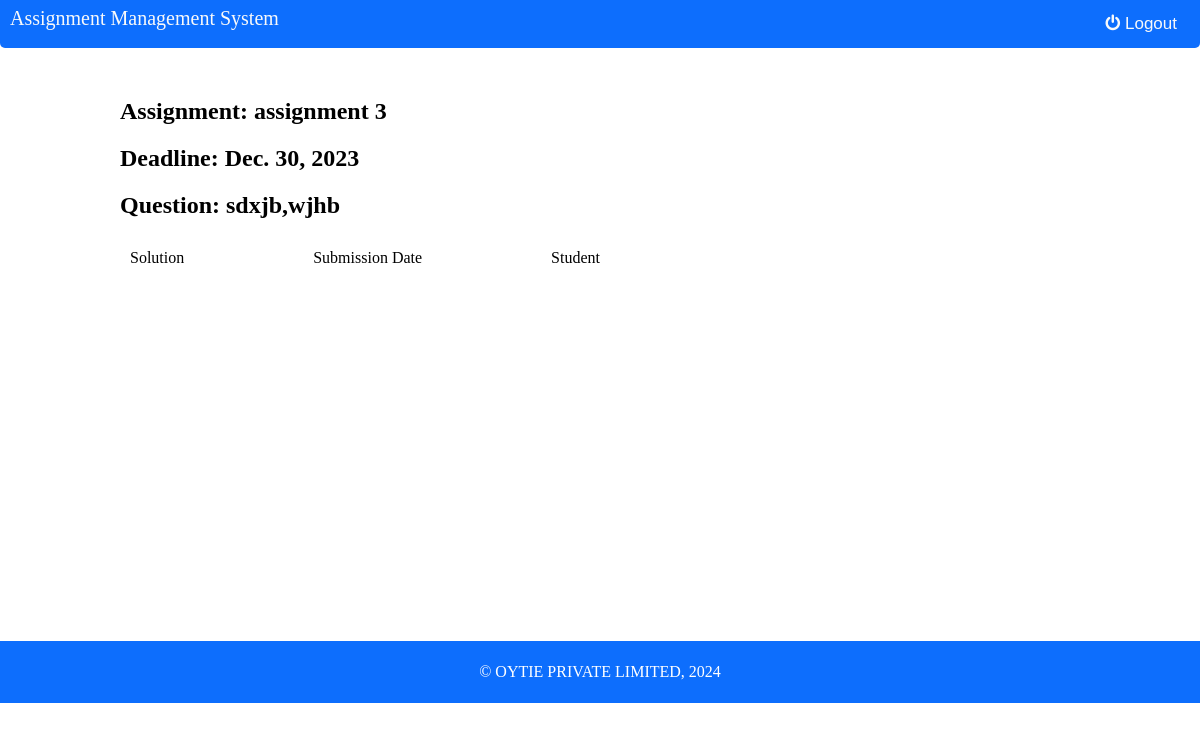
Before: /assignment_response/5 with the older database file.
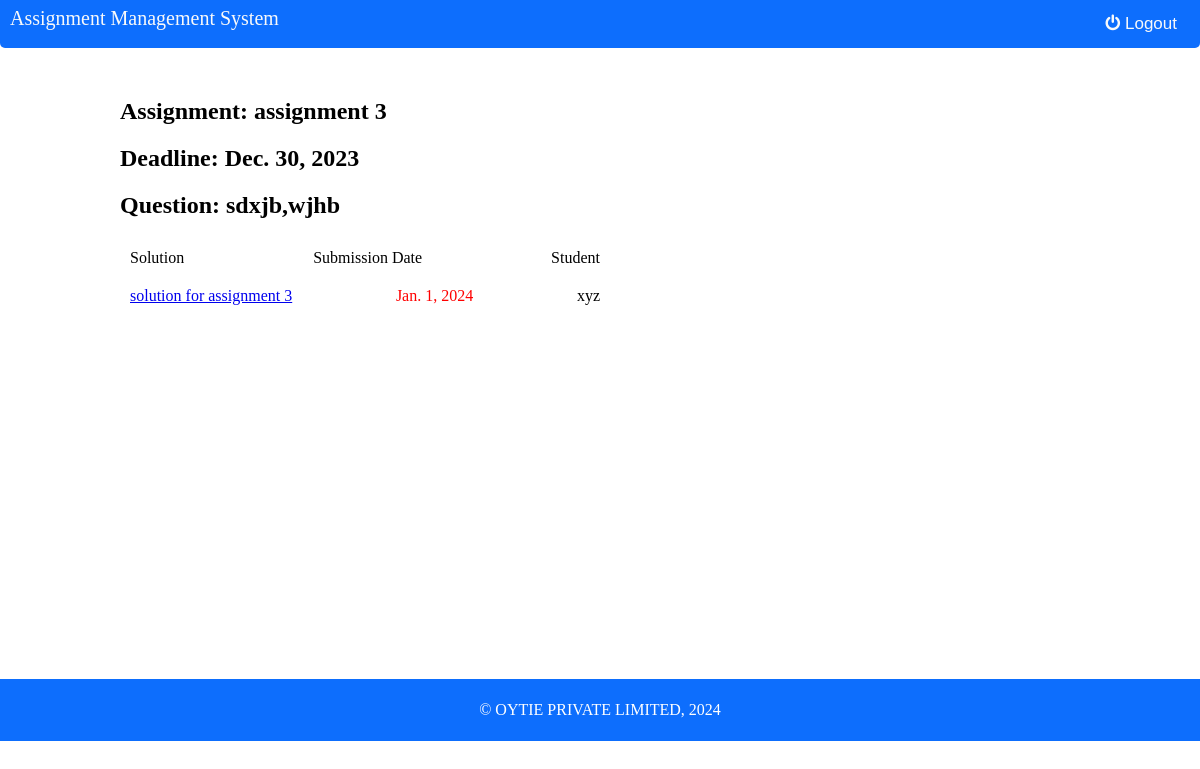
After: the same page with the newer database file.
### service/models.py (models this page shows)
class Solution(models.Model):
    stud_id=models.ForeignKey("Student", on_delete=models.CASCADE)
    assign_id=models.ForeignKey("Assignment", on_delete=models.CASCADE)
    solution=models.TextField(max_length=500)
    points=models.CharField(max_length=20,null=True)
    comment=models.CharField(max_length=80,null=True)
    submission_date=models.DateField()

class Student(models.Model):
    name=models.CharField(max_length=20)
    username=models.CharField(max_length=50)
    address=models.CharField(max_length=80)
    phone=models.CharField(max_length=20)
    email=models.EmailField(max_length = 254)
    batch=models.ForeignKey("Batch", on_delete=models.CASCADE)
    password=models.CharField(max_length=20)

### assignment_management/views.py (the view)
# urls.py: path('assignment_response/<int:id>',views.assignment_response,name="assignment_response"),
def assignment_response(request,id):
    main_list=[]
    assignset=Assignment.objects.filter(id=id)
    for assign in assignset:
        data={"id":assign.id,"name":assign.name,"deadline":assign.deadline,"que":assign.questions}
    result=Solution.objects.filter(assign_id=id)
    for res in result:
        stud_id=res.stud_id
        stud_detail=Student.objects.filter(id=stud_id.id)
        for s in stud_detail:
            stud_name=s.name
        list=[stud_id.id,stud_name,res.solution,res.submission_date]
        main_list.append(list)
    data.update({"details":main_list})
    return render(request,'assignment_response.html',data)

### templates/assignment_response.html (shortened to what this page needs)
<!DOCTYPE html>
<html lang="en">
<head>
  <link rel="stylesheet" href="https://cdnjs.cloudflare.com/ajax/libs/font-awesome/4.7.0/css/font-awesome.min.css">
</head>
<body>
  <nav>
    <h1 id="header">Assignment Management System</h1>
    <div id="nav--right">
      <form action="{%url 'logout'%}">
        <li><button id="logout"><i class="fa fa-power-off"></i>Logout</button></li>
      </form>
    </div>
  </nav>
  <div class="container">
    <h1 >Assignment: {{name}}</h1>
    <h1>Deadline: {{deadline}}</h1>
    <h1>Question: {{que}}</h1>
    <ul>
      <li>
        <div class="sol">Solution</div>
        <div class="submission">Submission Date</div>
        <div class="stud">Student</div>
      </li>
      {% for x in details%}
      <li>
        <a href="/check/{{id}}/{{x.0}}">
          <div>{{x.2}}</div>
        </a>
        <div class="date">{{x.3}}</div>
        <div>{{x.1}}</div>
      </li>
      {% endfor %}
    </ul>
    <br>
    <br>
  </div>
  <footer class="footer">
    <p>&copy; OYTIE PRIVATE LIMITED, 2024</p>
  </footer>
</body>
</html>

Changed rows visible on the page:
added Solution: solution "solution for assignment 3", submission_date "Jan. 1, 2024"
now on this page (row unchanged): Student: name "xyz"
